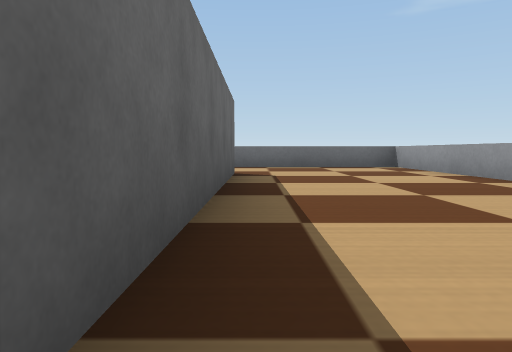
view 1 (above)

24 first-person views from a walk through a world built for the Webots simulator. The camera is 0.08 m above the floor, tilts 4° down and sees 70° across. The floor is counted in squares, 0.2 m on a side. Each view is taken from the middle of a square. On the plan, view 1 faces up. The plan holds only what a view shows up to about 9 squares ahead; the rest is blank. The robots in the file are not drawn. Simple shapes and patterns stand in for the simulator's stock objects.

view 2
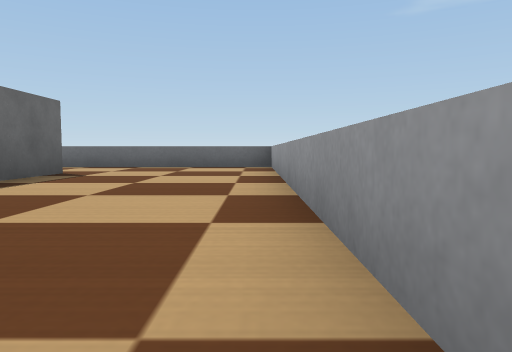

view 3
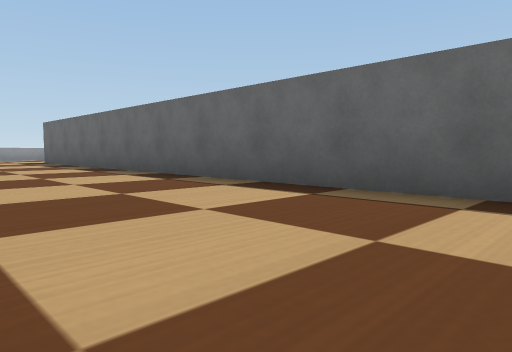

view 4
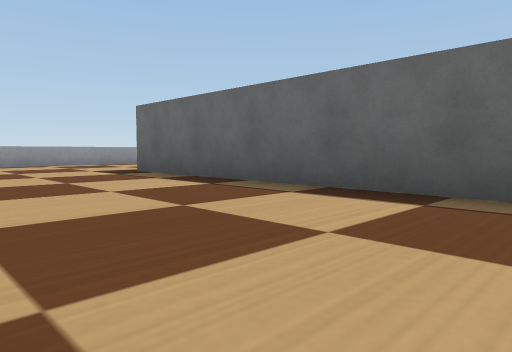

view 5
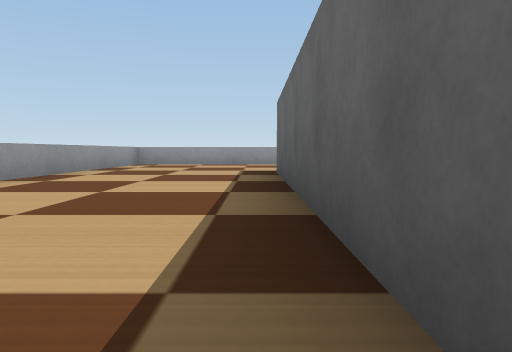

view 6
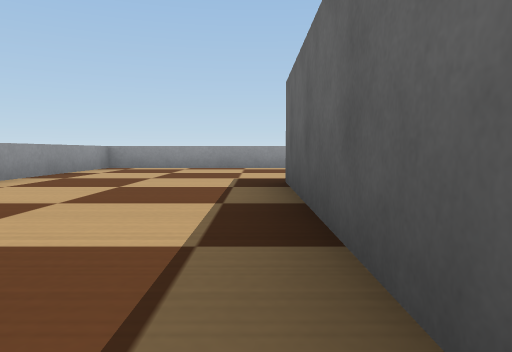

view 7
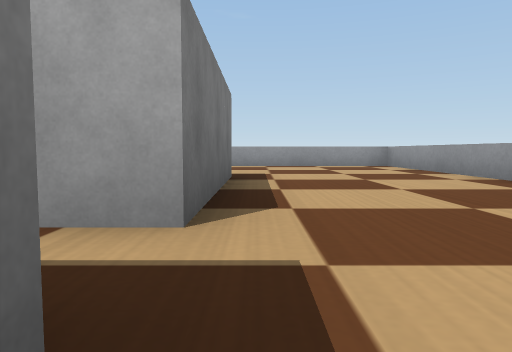

view 8
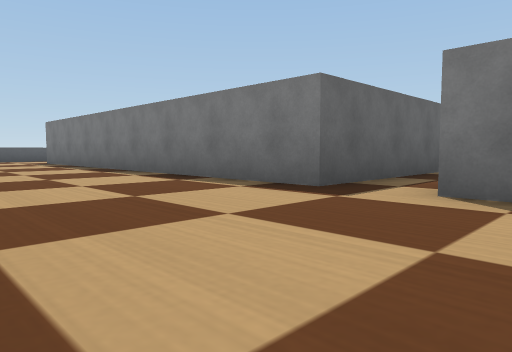

view 9
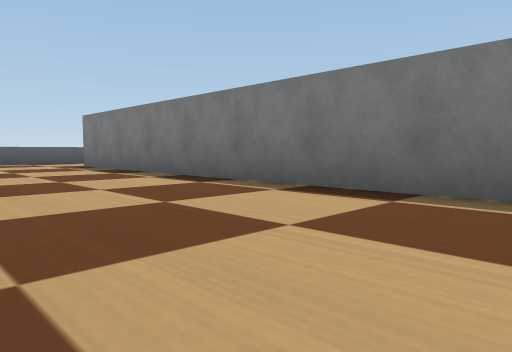

view 10
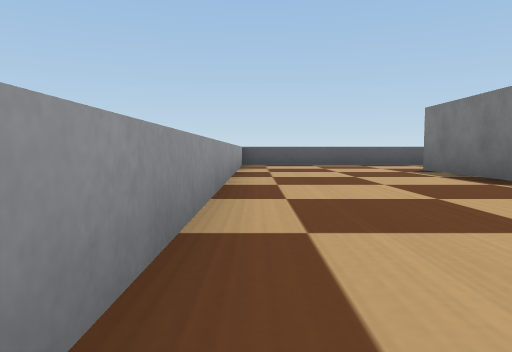

view 11
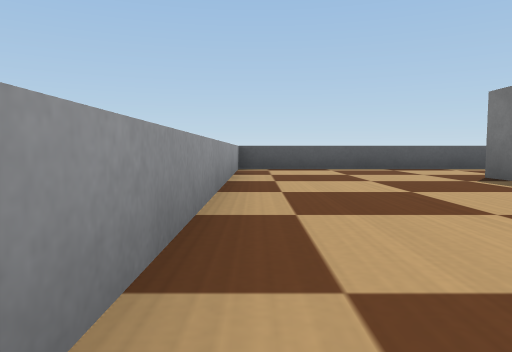

view 12
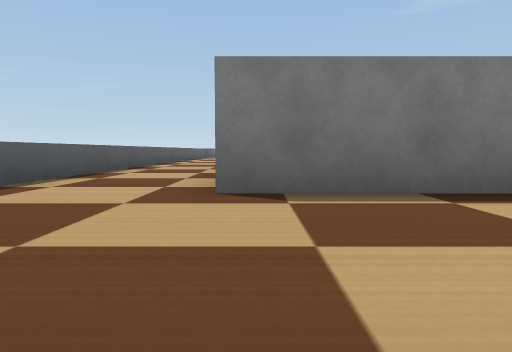

view 13
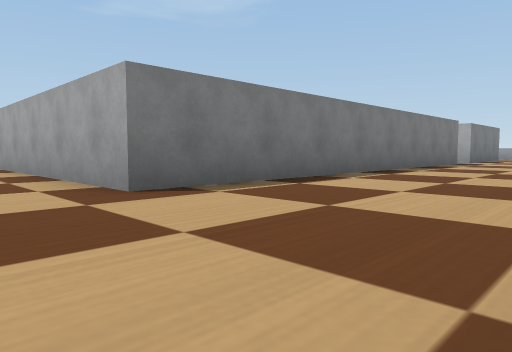

view 14
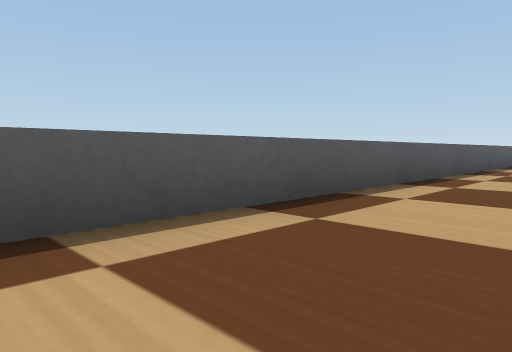

view 15
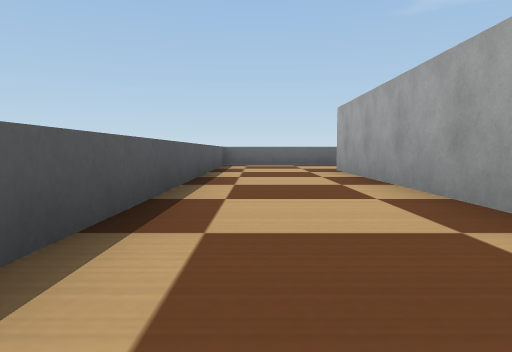

view 16
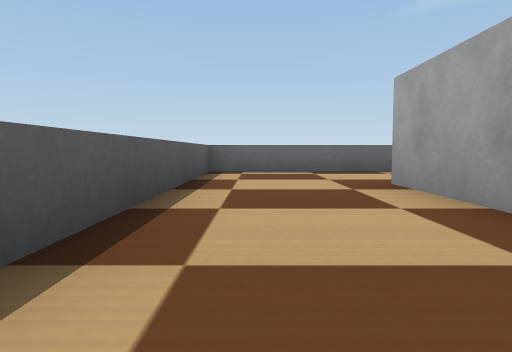

view 17
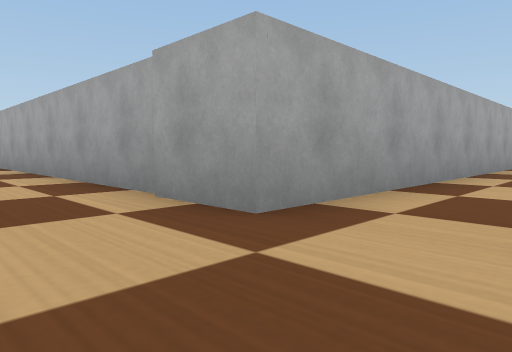

view 18
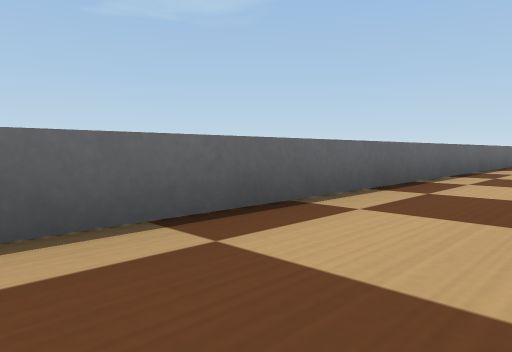

view 19
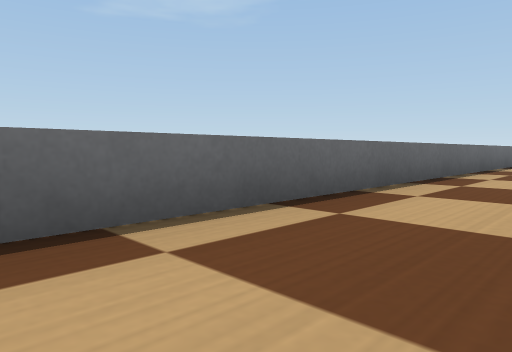

view 20
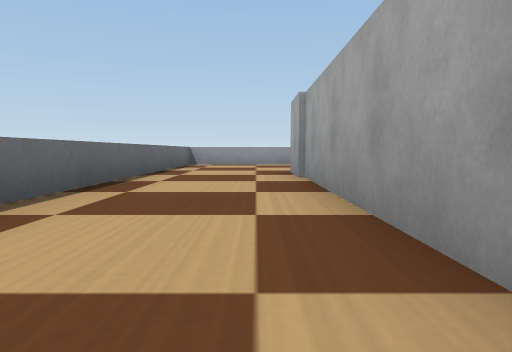

view 21
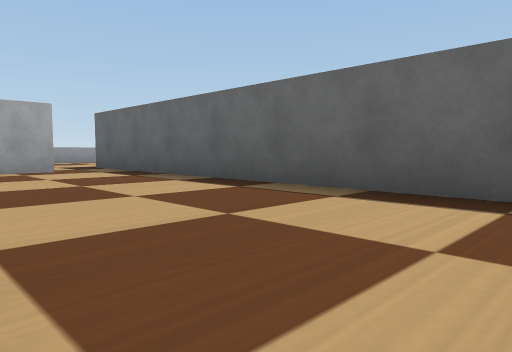

view 22
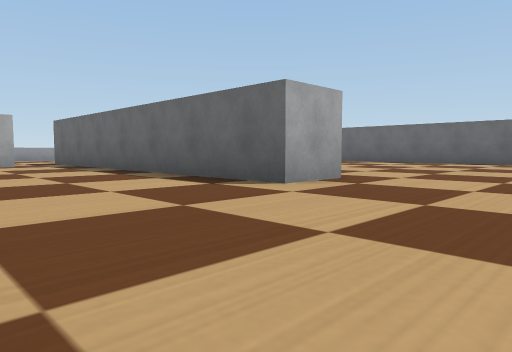

view 23
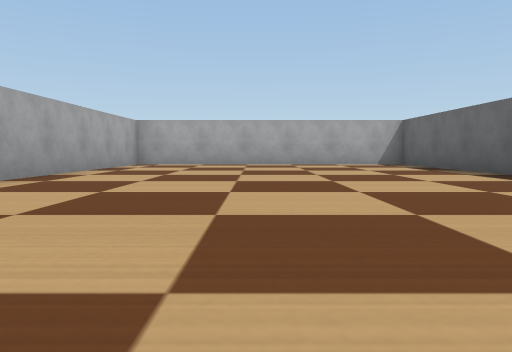

view 24
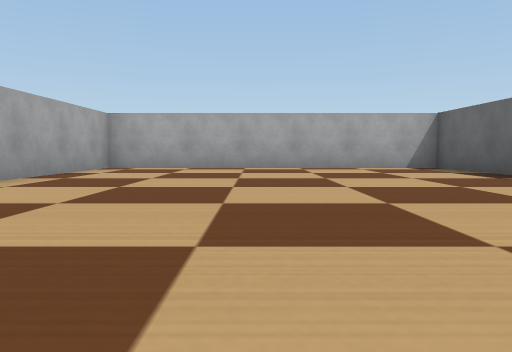

### Floor plan
Points are (right, up) in squares from view 1. A wall is a line through its corners. A room is listed if a view was taken in it or the views show most of it. See-through windows are left out.
Room 1 (views 1, 2, 3, 4, 5, 6, 19, 20)
walls: (3.4, 0.5) (3.4, 8.9) (-15.4, 8.9); (-1.2, -12.4) (3.4, -12.4) (3.4, -6.8); (-15.4, 6.3) (-0.4, 6.3) (-0.4, -7.5)
ways out: opening at (-15, 7.5) to room 2; opening at (-1, -10) to room 2
Room 2 (views 7, 8, 9, 10, 11, 12, 13, 14, 15, 16, 17, 18, 21, 22, 23, 24)
walls: (-14.1, -2.9) (-14.1, -7.4) (-6.8, -7.4); (-6.5, -8.6) (-15.4, -8.6) (-15.4, -2.8); (-15.4, -1.2) (-15.4, 6.3); (-15.4, 8.9) (-17.9, 8.9) (-17.9, -12.4) (-8.5, -12.4)
ways out: opening at (-15, 7.5) to room 1; opening at (-1, -10) to room 1
objects: grey box (-6, -7) to (-6, 0); grey box (-4, -8) to (-1, -8)

Positions as (right, up) in squares from view 1, and headings:
1: (0, 0), facing up
2: (3, 0), facing up
3: (3, 4), facing down-left
4: (3, -2), facing down-left
5: (0, -2), facing down
6: (0, -4), facing down
7: (-6, -9), facing right
8: (-3, -12), facing up-left
9: (-6, -12), facing up-left
10: (-8, -12), facing left
11: (-10, -12), facing left
12: (-15, -12), facing up
13: (-17, -12), facing up-right
14: (-16, -6), facing up-left
15: (-17, -1), facing up
16: (-17, 2), facing up
17: (-17, 8), facing down-right
18: (-17, 7), facing up-right
19: (-13, 7), facing up-right
20: (-7, 7), facing right
21: (-2, 0), facing down-left
22: (-2, 3), facing down-left
23: (-10, 3), facing down
24: (-10, 1), facing down
